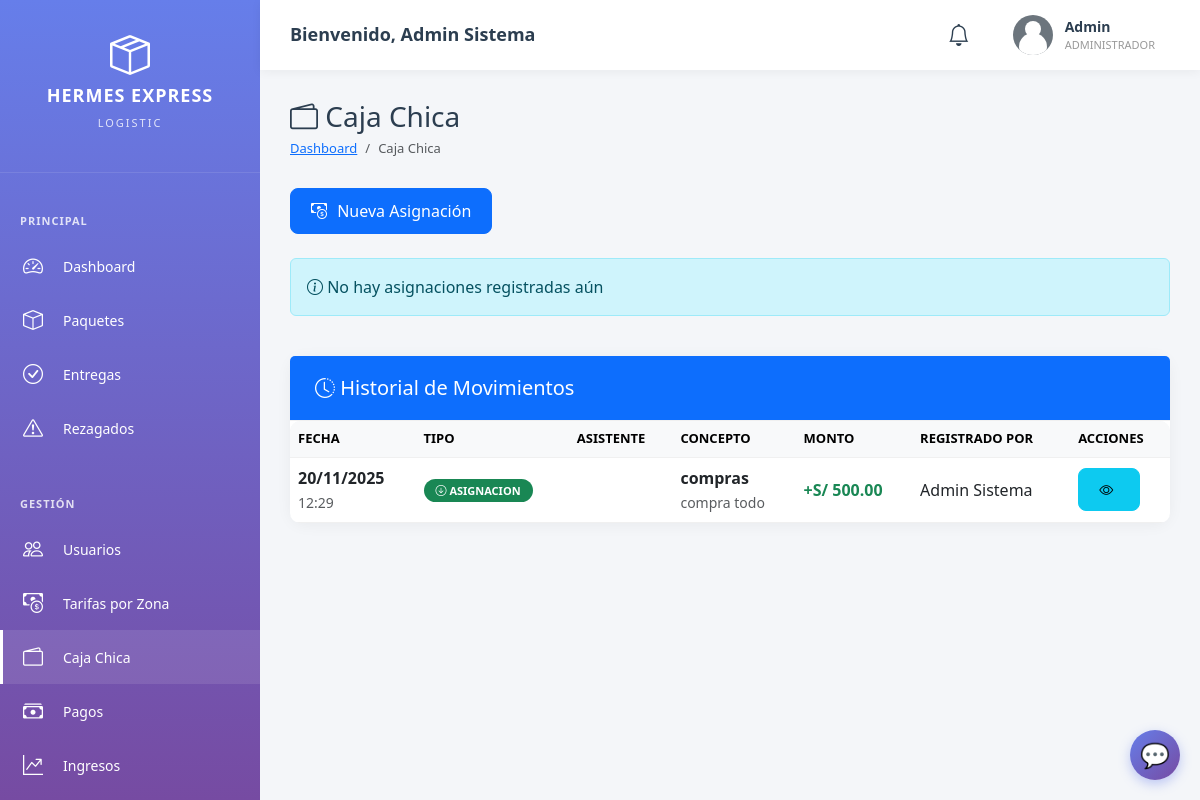
Screenshot of /admin/caja_chica.php (signed in) with the database file from the repository.
### tables this page shows
CREATE TABLE IF NOT EXISTS caja_chica (
    id INT PRIMARY KEY AUTO_INCREMENT,
    tipo ENUM('asignacion', 'gasto', 'devolucion') NOT NULL,
    monto DECIMAL(10, 2) NOT NULL,
    concepto TEXT NOT NULL,
    descripcion TEXT,
    foto_comprobante VARCHAR(255),
    asignado_por INT COMMENT 'ID del admin que asigna',
    asignado_a INT COMMENT 'ID del asistente que recibe',
    registrado_por INT NOT NULL COMMENT 'ID del usuario que registra',
    asignacion_padre_id INT COMMENT 'ID de la asignación original para gastos',
    fecha_operacion DATETIME NOT NULL,
    fecha_registro TIMESTAMP DEFAULT CURRENT_TIMESTAMP,
    INDEX idx_tipo (tipo),
    INDEX idx_asignado_a (asignado_a),
    INDEX idx_fecha (fecha_operacion)
);

CREATE TABLE IF NOT EXISTS usuarios (
    id INT PRIMARY KEY AUTO_INCREMENT,
    nombre VARCHAR(100) NOT NULL,
    apellido VARCHAR(100) NOT NULL,
    email VARCHAR(150) UNIQUE NOT NULL,
    telefono VARCHAR(20),
    password VARCHAR(255) NOT NULL,
    rol ENUM('admin', 'asistente', 'repartidor') NOT NULL,
    foto_perfil VARCHAR(255) DEFAULT 'default.png',
    estado ENUM('activo', 'inactivo', 'suspendido') DEFAULT 'activo',
    fecha_registro TIMESTAMP DEFAULT CURRENT_TIMESTAMP,
    ultimo_acceso TIMESTAMP NULL,
    INDEX idx_email (email),
    INDEX idx_rol (rol)
);

### config/database.php (called while the page is built, shortened)
<?php
class Database {
    private static $instance = null;
    public static function getInstance() {
        if (self::$instance === null) {
            self::$instance = new Database();
        }
        return self::$instance;
    }
    public function fetchAll($result) {
        $rows = [];
        if ($result && is_object($result)) {
            if ($result instanceof mysqli_result) {
                while ($row = $result->fetch_assoc()) {
                    $rows[] = $row;
                }
            }
        } elseif (is_array($result)) {
            return $result;
        }
        return $rows;
    }
}
?>

### admin/caja_chica.php (the view, shortened to what this page needs)
<?php
$db = Database::getInstance()->getConnection();
$saldos = [];
$tableCheckResult = $db->query("SHOW TABLES LIKE 'caja_chica'");
if ($tableCheckResult && $tableCheckResult->num_rows > 0) {
    $stmt = $db->query("SELECT * FROM saldo_caja_chica ORDER BY apellido, nombre");
    $saldos = Database::getInstance()->fetchAll($stmt);
}
$historial = [];
if ($tableCheckResult && $tableCheckResult->num_rows > 0) {
    $stmt = $db->query("
        SELECT cc.*,
               ua.nombre as admin_nombre, ua.apellido as admin_apellido,
               uas.nombre as asistente_nombre, uas.apellido as asistente_apellido,
               ur.nombre as registro_nombre, ur.apellido as registro_apellido
        FROM caja_chica cc
        LEFT JOIN usuarios ua ON cc.asignado_por = ua.id
        LEFT JOIN usuarios uas ON cc.asignado_a = uas.id
        INNER JOIN usuarios ur ON cc.registrado_por = ur.id
        ORDER BY cc.fecha_operacion DESC, cc.id DESC
        LIMIT 100
    ");
    $historial = Database::getInstance()->fetchAll($stmt);
}
?>
<!DOCTYPE html>
<html lang="es">
<head>
    <link href="https://cdn.jsdelivr.net/npm/bootstrap@5.3.0/dist/css/bootstrap.min.css" rel="stylesheet">
    <link rel="stylesheet" href="https://cdn.jsdelivr.net/npm/bootstrap-icons@1.11.0/font/bootstrap-icons.css">
    <link rel="stylesheet" href="../assets/css/dashboard.css">
</head>
<body>
    <?php include 'includes/sidebar.php'; ?>
    <div class="main-content">
        <?php include 'includes/header.php'; ?>
        <div class="page-content">
            <div class="page-title">
                <h1><i class="bi bi-wallet2"></i> Caja Chica</h1>
                <nav aria-label="breadcrumb">
                    <ol class="breadcrumb">
                        <li class="breadcrumb-item"><a href="dashboard.php">Dashboard</a></li>
                        <li class="breadcrumb-item active">Caja Chica</li>
                    </ol>
                </nav>
            </div>
            <div class="row mb-4">
                <div class="col-12">
                    <button class="btn btn-primary" data-bs-toggle="modal" data-bs-target="#nuevaAsignacionModal">
                        <i class="bi bi-cash-coin"></i> Nueva Asignación
                    </button>
                </div>
            </div>
            <div class="row mb-4">
                <?php if (empty($saldos)): ?>
                    <div class="col-12">
                        <div class="alert alert-info">
                            <i class="bi bi-info-circle"></i> No hay asignaciones registradas aún
                        </div>
                    </div>
                <?php endif; ?>
            </div>
            <div class="card">
                <div class="card-header bg-primary text-white">
                    <h5 class="mb-0"><i class="bi bi-clock-history"></i> Historial de Movimientos</h5>
                </div>
                <div class="card-body p-0">
                    <?php if (empty($historial)): ?>
                        <div class="text-center py-5">
                            <i class="bi bi-inbox" style="font-size: 4rem; color: #ccc;"></i>
                            <p class="text-muted mt-3">No hay movimientos registrados</p>
                        </div>
                    <?php else: ?>
                        <div class="table-responsive">
                            <table class="table table-hover mb-0">
                                <thead class="table-light">
                                    <tr>
                                        <th>Fecha</th>
                                        <th>Tipo</th>
                                        <th>Asistente</th>
                                        <th>Concepto</th>
                                        <th>Monto</th>
                                        <th>Registrado por</th>
                                        <th>Acciones</th>
                                    </tr>
                                </thead>
                                <tbody>
                                    <?php foreach ($historial as $mov):
                                        $badgeTipo = [
                                            'asignacion' => 'success',
                                            'gasto' => 'danger',
                                            'devolucion' => 'info'
                                        ][$mov['tipo']] ?? 'secondary';
                                        $iconoTipo = [
                                            'asignacion' => 'bi-arrow-down-circle',
                                            'gasto' => 'bi-arrow-up-circle',
                                            'devolucion' => 'bi-arrow-return-left'
                                        ][$mov['tipo']] ?? 'bi-circle';
                                    ?>
                                        <tr>
                                            <td>
                                                <strong><?php echo date('d/m/Y', strtotime($mov['fecha_operacion'])); ?></strong>
                                                <br><small class="text-muted"><?php echo date('H:i', strtotime($mov['fecha_operacion'])); ?></small>
                                            </td>
                                            <td>
                                                <span class="badge bg-<?php echo $badgeTipo; ?>">
                                                    <i class="bi <?php echo $iconoTipo; ?>"></i>
                                                    <?php echo ucfirst($mov['tipo']); ?>
                                                </span>
                                            </td>
                                            <td><?php echo htmlspecialchars($mov['asistente_nombre'] . ' ' . $mov['asistente_apellido']); ?></td>
                                            <td>
                                                <strong><?php echo htmlspecialchars($mov['concepto']); ?></strong>
                                                <?php if ($mov['descripcion']): ?>
                                                    <br><small class="text-muted"><?php echo htmlspecialchars(substr($mov['descripcion'], 0, 50)); ?><?php echo strlen($mov['descripcion']) > 50 ? '...' : ''; ?></small>
                                                <?php endif; ?>
                                            </td>
                                            <td>
                                                <strong class="text-<?php echo $mov['tipo'] == 'asignacion' ? 'success' : 'danger'; ?>">
                                                    <?php echo $mov['tipo'] == 'asignacion' ? '+' : '-'; ?>S/ <?php echo number_format($mov['monto'], 2); ?>
                                                </strong>
                                            </td>
                                            <td><?php echo htmlspecialchars($mov['registro_nombre'] . ' ' . $mov['registro_apellido']); ?></td>
                                            <td>
                                                <button class="btn btn-sm btn-info" onclick="verDetalle(<?php echo htmlspecialchars(json_encode($mov)); ?>)">
                                                    <i class="bi bi-eye"></i>
                                                </button>
                                            </td>
                                        </tr>
                                    <?php endforeach; ?>
                                </tbody>
                            </table>
                        </div>
                    <?php endif; ?>
                </div>
            </div>
        </div>
    </div>
    <?php include 'includes/chatbot_widget.php'; ?>
</body>
</html>

### assets/css/dashboard.css (style rules this page uses)
:root { --primary-color: #667eea; --secondary-color: #764ba2; --success-color: #28a745; --danger-color: #dc3545; --warning-color: #ffc107; --info-color: #17a2b8; --dark-color: #2c3e50; --light-color: #f8f9fa; --sidebar-width: 260px; --header-height: 70px; }
* { margin: 0; padding: 0; box-sizing: border-box; }
body { font-family: 'Segoe UI', Tahoma, Geneva, Verdana, sans-serif; background: #f4f6f9; color: #333; overflow-x: hidden; }
.main-content { margin-left: var(--sidebar-width); margin-top: var(--header-height); min-height: calc(100vh - var(--header-height)); width: calc(100% - var(--sidebar-width)); flex: 1; padding: 0; }
.page-content { padding: 30px; }
.page-title { margin-bottom: 30px; }
.page-title h1 { font-size: 28px; color: var(--dark-color); margin-bottom: 5px; }
.page-title .breadcrumb { background: none; padding: 0; margin: 0; font-size: 13px; }
.card { background: white; border-radius: 15px; box-shadow: 0 2px 15px rgba(0, 0, 0, 0.05); margin-bottom: 25px; border: none; }
.card-header { background: none; border-bottom: 1px solid #f0f0f0; padding: 20px 25px; }
.card-body { padding: 25px; }
.table-responsive { border-radius: 10px; overflow: hidden; }
table { width: 100%; margin-bottom: 0; }
thead { background: #f8f9fa; }
th { padding: 15px; font-weight: 600; font-size: 13px; text-transform: uppercase; color: #666; }
td { padding: 15px; vertical-align: middle; }
tr { border-bottom: 1px solid #f0f0f0; }
.badge { padding: 6px 12px; border-radius: 20px; font-size: 11px; font-weight: 600; text-transform: uppercase; }
.btn { padding: 10px 20px; border-radius: 8px; font-weight: 500; transition: all 0.3s ease; }
.btn i { margin-right: 6px; }

### rows the page displays
caja_chica: fecha_operacion "20/11/2025", fecha_operacion "12:29", tipo "ASIGNACION", concepto "compras", descripcion "compra todo", monto "500.00", asignado_por.apellido "Admin Sistema"

### other values shown
$_SESSION['nombre'] . ' ' . ($_SESSION['apellido'] ?? '') "Admin Sistema"
$_SESSION['nombre'] "Admin"
